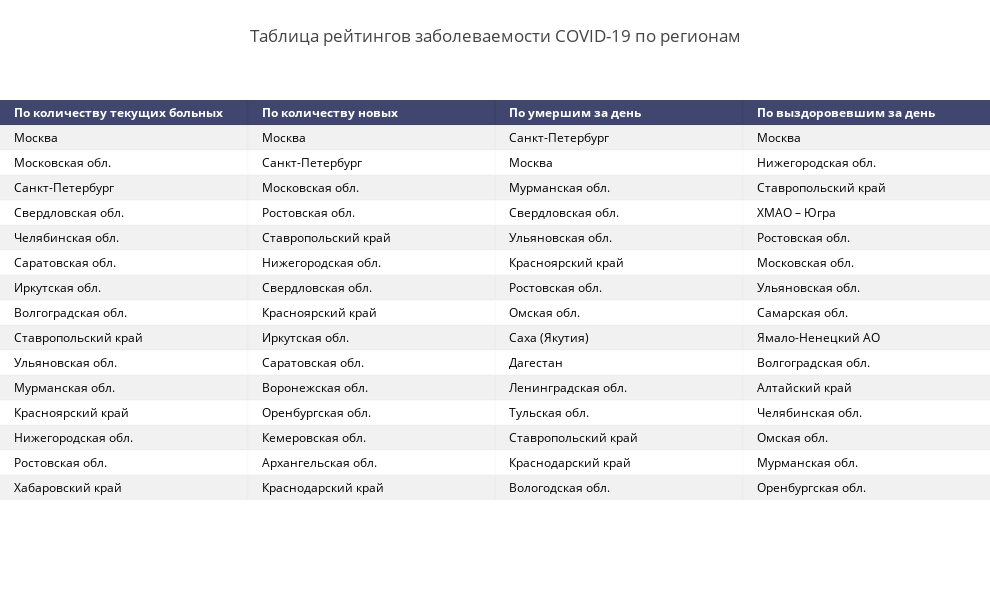

Source (notebook cell):
### Code cell
covid_rates = pd.DataFrame()
mask = (X.Date==myday)&(X.Region!='Россия')
today_cases = X[mask]
#covid_rates.reset_index(drop=True)

covid_rates['По количеству текущих больных'] = today_cases.sort_values(by=['Remaining_ill'],ascending = False).Region.reset_index(drop=True)
covid_rates['По количеству новых'] = today_cases.sort_values(by=['Day_confirmed'],ascending = False).Region.reset_index(drop=True)
covid_rates['По умершим за день'] = today_cases.sort_values(by=['Day_deaths'],ascending = False).Region.reset_index(drop=True)
covid_rates['По выздоровевшим за день'] = today_cases.sort_values(by=['Day_recovered'],ascending = False).Region.reset_index(drop=True)

fig =  ff.create_table(covid_rates.head(15))
fig.update_layout(
    
                  title_text ='Таблица рейтингов заболеваемости COVID-19 по регионам',
                  margin = {'t':100, 'b':100},
                  title_x = 0.5,
                  title_y= 0.95,
                  title_xanchor = "center",
                  title_yanchor = "top", 
                  
                  width = 990, height = 600,template = 'gridon',
    
    
                  xaxis_title='',yaxis_title = ''
)
fig.show()

### Figure 1 — Plotly figure (JSON) as saved in the notebook; plotly's stock layout.template omitted (floating-point values rounded to 4 significant figures)
{"data": [{"colorscale": [[0, "#00083e"], [0.5, "#ededee"], [1, "#ffffff"]], "hoverinfo": "none", "opacity": 0.75, "showscale": false, "type": "heatmap", "z": [[0, 0, 0, 0], [0.5, 0.5, 0.5, 0.5], [1, 1, 1, 1], [0.5, 0.5, 0.5, 0.5], [1, 1, 1, 1], [0.5, 0.5, 0.5, 0.5], [1, 1, 1, 1], [0.5, 0.5, 0.5, 0.5], [1, 1, 1, 1], [0.5, 0.5, 0.5, 0.5], [1, 1, 1, 1], [0.5, 0.5, 0.5, 0.5], [1, 1, 1, 1], [0.5, 0.5, 0.5, 0.5], [1, 1, 1, 1], [0.5, 0.5, 0.5, 0.5]]}], "layout": {"annotations": [{"align": "left", "font": {"color": "#ffffff"}, "showarrow": false, "text": "<b>По количеству текущих больных</b>", "x": -0.45, "xanchor": "left", "xref": "x", "y": 0, "yref": "y"}, {"align": "left", "font": {"color": "#ffffff"}, "showarrow": false, "text": "<b>По количеству новых</b>", "x": 0.55, "xanchor": "left", "xref": "x", "y": 0, "yref": "y"}, {"align": "left", "font": {"color": "#ffffff"}, "showarrow": false, "text": "<b>По умершим за день</b>", "x": 1.55, "xanchor": "left", "xref": "x", "y": 0, "yref": "y"}, {"align": "left", "font": {"color": "#ffffff"}, "showarrow": false, "text": "<b>По выздоровевшим за день</b>", "x": 2.55, "xanchor": "left", "xref": "x", "y": 0, "yref": "y"}, {"align": "left", "font": {"color": "#000000"}, "showarrow": false, "text": "Москва", "x": -0.45, "xanchor": "left", "xref": "x", "y": 1, "yref": "y"}, {"align": "left", "font": {"color": "#000000"}, "showarrow": false, "text": "Москва", "x": 0.55, "xanchor": "left", "xref": "x", "y": 1, "yref": "y"}, {"align": "left", "font": {"color": "#000000"}, "showarrow": false, "text": "Санкт-Петербург", "x": 1.55, "xanchor": "left", "xref": "x", "y": 1, "yref": "y"}, {"align": "left", "font": {"color": "#000000"}, "showarrow": false, "text": "Москва", "x": 2.55, "xanchor": "left", "xref": "x", "y": 1, "yref": "y"}, {"align": "left", "font": {"color": "#000000"}, "showarrow": false, "text": "Московская обл.", "x": -0.45, "xanchor": "left", "xref": "x", "y": 2, "yref": "y"}, {"align": "left", "font": {"color": "#000000"}, "showarrow": false, "text": "Санкт-Петербург", "x": 0.55, "xanchor": "left", "xref": "x", "y": 2, "yref": "y"}, {"align": "left", "font": {"color": "#000000"}, "showarrow": false, "text": "Москва", "x": 1.55, "xanchor": "left", "xref": "x", "y": 2, "yref": "y"}, {"align": "left", "font": {"color": "#000000"}, "showarrow": false, "text": "Нижегородская обл.", "x": 2.55, "xanchor": "left", "xref": "x", "y": 2, "yref": "y"}, {"align": "left", "font": {"color": "#000000"}, "showarrow": false, "text": "Санкт-Петербург", "x": -0.45, "xanchor": "left", "xref": "x", "y": 3, "yref": "y"}, {"align": "left", "font": {"color": "#000000"}, "showarrow": false, "text": "Московская обл.", "x": 0.55, "xanchor": "left", "xref": "x", "y": 3, "yref": "y"}, {"align": "left", "font": {"color": "#000000"}, "showarrow": false, "text": "Мурманская обл.", "x": 1.55, "xanchor": "left", "xref": "x", "y": 3, "yref": "y"}, {"align": "left", "font": {"color": "#000000"}, "showarrow": false, "text": "Ставропольский край", "x": 2.55, "xanchor": "left", "xref": "x", "y": 3, "yref": "y"}, {"align": "left", "font": {"color": "#000000"}, "showarrow": false, "text": "Свердловская обл.", "x": -0.45, "xanchor": "left", "xref": "x", "y": 4, "yref": "y"}, {"align": "left", "font": {"color": "#000000"}, "showarrow": false, "text": "Ростовская обл.", "x": 0.55, "xanchor": "left", "xref": "x", "y": 4, "yref": "y"}, {"align": "left", "font": {"color": "#000000"}, "showarrow": false, "text": "Свердловская обл.", "x": 1.55, "xanchor": "left", "xref": "x", "y": 4, "yref": "y"}, {"align": "left", "font": {"color": "#000000"}, "showarrow": false, "text": "ХМАО – Югра", "x": 2.55, "xanchor": "left", "xref": "x", "y": 4, "yref": "y"}, {"align": "left", "font": {"color": "#000000"}, "showarrow": false, "text": "Челябинская обл.", "x": -0.45, "xanchor": "left", "xref": "x", "y": 5, "yref": "y"}, {"align": "left", "font": {"color": "#000000"}, "showarrow": false, "text": "Ставропольский край", "x": 0.55, "xanchor": "left", "xref": "x", "y": 5, "yref": "y"}, {"align": "left", "font": {"color": "#000000"}, "showarrow": false, "text": "Ульяновская обл.", "x": 1.55, "xanchor": "left", "xref": "x", "y": 5, "yref": "y"}, {"align": "left", "font": {"color": "#000000"}, "showarrow": false, "text": "Ростовская обл.", "x": 2.55, "xanchor": "left", "xref": "x", "y": 5, "yref": "y"}, {"align": "left", "font": {"color": "#000000"}, "showarrow": false, "text": "Саратовская обл.", "x": -0.45, "xanchor": "left", "xref": "x", "y": 6, "yref": "y"}, {"align": "left", "font": {"color": "#000000"}, "showarrow": false, "text": "Нижегородская обл.", "x": 0.55, "xanchor": "left", "xref": "x", "y": 6, "yref": "y"}, {"align": "left", "font": {"color": "#000000"}, "showarrow": false, "text": "Красноярский край", "x": 1.55, "xanchor": "left", "xref": "x", "y": 6, "yref": "y"}, {"align": "left", "font": {"color": "#000000"}, "showarrow": false, "text": "Московская обл.", "x": 2.55, "xanchor": "left", "xref": "x", "y": 6, "yref": "y"}, {"align": "left", "font": {"color": "#000000"}, "showarrow": false, "text": "Иркутская обл.", "x": -0.45, "xanchor": "left", "xref": "x", "y": 7, "yref": "y"}, {"align": "left", "font": {"color": "#000000"}, "showarrow": false, "text": "Свердловская обл.", "x": 0.55, "xanchor": "left", "xref": "x", "y": 7, "yref": "y"}, {"align": "left", "font": {"color": "#000000"}, "showarrow": false, "text": "Ростовская обл.", "x": 1.55, "xanchor": "left", "xref": "x", "y": 7, "yref": "y"}, {"align": "left", "font": {"color": "#000000"}, "showarrow": false, "text": "Ульяновская обл.", "x": 2.55, "xanchor": "left", "xref": "x", "y": 7, "yref": "y"}, {"align": "left", "font": {"color": "#000000"}, "showarrow": false, "text": "Волгоградская обл.", "x": -0.45, "xanchor": "left", "xref": "x", "y": 8, "yref": "y"}, {"align": "left", "font": {"color": "#000000"}, "showarrow": false, "text": "Красноярский край", "x": 0.55, "xanchor": "left", "xref": "x", "y": 8, "yref": "y"}, {"align": "left", "font": {"color": "#000000"}, "showarrow": false, "text": "Омская обл.", "x": 1.55, "xanchor": "left", "xref": "x", "y": 8, "yref": "y"}, {"align": "left", "font": {"color": "#000000"}, "showarrow": false, "text": "Самарская обл.", "x": 2.55, "xanchor": "left", "xref": "x", "y": 8, "yref": "y"}, {"align": "left", "font": {"color": "#000000"}, "showarrow": false, "text": "Ставропольский край", "x": -0.45, "xanchor": "left", "xref": "x", "y": 9, "yref": "y"}, {"align": "left", "font": {"color": "#000000"}, "showarrow": false, "text": "Иркутская обл.", "x": 0.55, "xanchor": "left", "xref": "x", "y": 9, "yref": "y"}, {"align": "left", "font": {"color": "#000000"}, "showarrow": false, "text": "Саха (Якутия)", "x": 1.55, "xanchor": "left", "xref": "x", "y": 9, "yref": "y"}, {"align": "left", "font": {"color": "#000000"}, "showarrow": false, "text": "Ямало-Ненецкий АО", "x": 2.55, "xanchor": "left", "xref": "x", "y": 9, "yref": "y"}, {"align": "left", "font": {"color": "#000000"}, "showarrow": false, "text": "Ульяновская обл.", "x": -0.45, "xanchor": "left", "xref": "x", "y": 10, "yref": "y"}, {"align": "left", "font": {"color": "#000000"}, "showarrow": false, "text": "Саратовская обл.", "x": 0.55, "xanchor": "left", "xref": "x", "y": 10, "yref": "y"}, {"align": "left", "font": {"color": "#000000"}, "showarrow": false, "text": "Дагестан", "x": 1.55, "xanchor": "left", "xref": "x", "y": 10, "yref": "y"}, {"align": "left", "font": {"color": "#000000"}, "showarrow": false, "text": "Волгоградская обл.", "x": 2.55, "xanchor": "left", "xref": "x", "y": 10, "yref": "y"}, {"align": "left", "font": {"color": "#000000"}, "showarrow": false, "text": "Мурманская обл.", "x": -0.45, "xanchor": "left", "xref": "x", "y": 11, "yref": "y"}, {"align": "left", "font": {"color": "#000000"}, "showarrow": false, "text": "Воронежская обл.", "x": 0.55, "xanchor": "left", "xref": "x", "y": 11, "yref": "y"}, {"align": "left", "font": {"color": "#000000"}, "showarrow": false, "text": "Ленинградская обл.", "x": 1.55, "xanchor": "left", "xref": "x", "y": 11, "yref": "y"}, {"align": "left", "font": {"color": "#000000"}, "showarrow": false, "text": "Алтайский край", "x": 2.55, "xanchor": "left", "xref": "x", "y": 11, "yref": "y"}, {"align": "left", "font": {"color": "#000000"}, "showarrow": false, "text": "Красноярский край", "x": -0.45, "xanchor": "left", "xref": "x", "y": 12, "yref": "y"}, {"align": "left", "font": {"color": "#000000"}, "showarrow": false, "text": "Оренбургская обл.", "x": 0.55, "xanchor": "left", "xref": "x", "y": 12, "yref": "y"}, {"align": "left", "font": {"color": "#000000"}, "showarrow": false, "text": "Тульская обл.", "x": 1.55, "xanchor": "left", "xref": "x", "y": 12, "yref": "y"}, {"align": "left", "font": {"color": "#000000"}, "showarrow": false, "text": "Челябинская обл.", "x": 2.55, "xanchor": "left", "xref": "x", "y": 12, "yref": "y"}, {"align": "left", "font": {"color": "#000000"}, "showarrow": false, "text": "Нижегородская обл.", "x": -0.45, "xanchor": "left", "xref": "x", "y": 13, "yref": "y"}, {"align": "left", "font": {"color": "#000000"}, "showarrow": false, "text": "Кемеровская обл.", "x": 0.55, "xanchor": "left", "xref": "x", "y": 13, "yref": "y"}, {"align": "left", "font": {"color": "#000000"}, "showarrow": false, "text": "Ставропольский край", "x": 1.55, "xanchor": "left", "xref": "x", "y": 13, "yref": "y"}, {"align": "left", "font": {"color": "#000000"}, "showarrow": false, "text": "Омская обл.", "x": 2.55, "xanchor": "left", "xref": "x", "y": 13, "yref": "y"}, {"align": "left", "font": {"color": "#000000"}, "showarrow": false, "text": "Ростовская обл.", "x": -0.45, "xanchor": "left", "xref": "x", "y": 14, "yref": "y"}, {"align": "left", "font": {"color": "#000000"}, "showarrow": false, "text": "Архангельская обл.", "x": 0.55, "xanchor": "left", "xref": "x", "y": 14, "yref": "y"}, {"align": "left", "font": {"color": "#000000"}, "showarrow": false, "text": "Краснодарский край", "x": 1.55, "xanchor": "left", "xref": "x", "y": 14, "yref": "y"}, {"align": "left", "font": {"color": "#000000"}, "showarrow": false, "text": "Мурманская обл.", "x": 2.55, "xanchor": "left", "xref": "x", "y": 14, "yref": "y"}, {"align": "left", "font": {"color": "#000000"}, "showarrow": false, "text": "Хабаровский край", "x": -0.45, "xanchor": "left", "xref": "x", "y": 15, "yref": "y"}, {"align": "left", "font": {"color": "#000000"}, "showarrow": false, "text": "Краснодарский край", "x": 0.55, "xanchor": "left", "xref": "x", "y": 15, "yref": "y"}, {"align": "left", "font": {"color": "#000000"}, "showarrow": false, "text": "Вологодская обл.", "x": 1.55, "xanchor": "left", "xref": "x", "y": 15, "yref": "y"}, {"align": "left", "font": {"color": "#000000"}, "showarrow": false, "text": "Оренбургская обл.", "x": 2.55, "xanchor": "left", "xref": "x", "y": 15, "yref": "y"}], "height": 600, "margin": {"b": 100, "l": 0, "r": 0, "t": 100}, "title": {"text": "Таблица рейтингов заболеваемости COVID-19 по регионам", "x": 0.5, "xanchor": "center", "y": 0.95, "yanchor": "top"}, "width": 990, "xaxis": {"dtick": 1, "gridwidth": 2, "showticklabels": false, "tick0": -0.5, "ticks": "", "title": {"text": ""}, "zeroline": false}, "yaxis": {"autorange": "reversed", "dtick": 1, "gridwidth": 2, "showticklabels": false, "tick0": 0.5, "ticks": "", "title": {"text": ""}, "zeroline": false}}}
